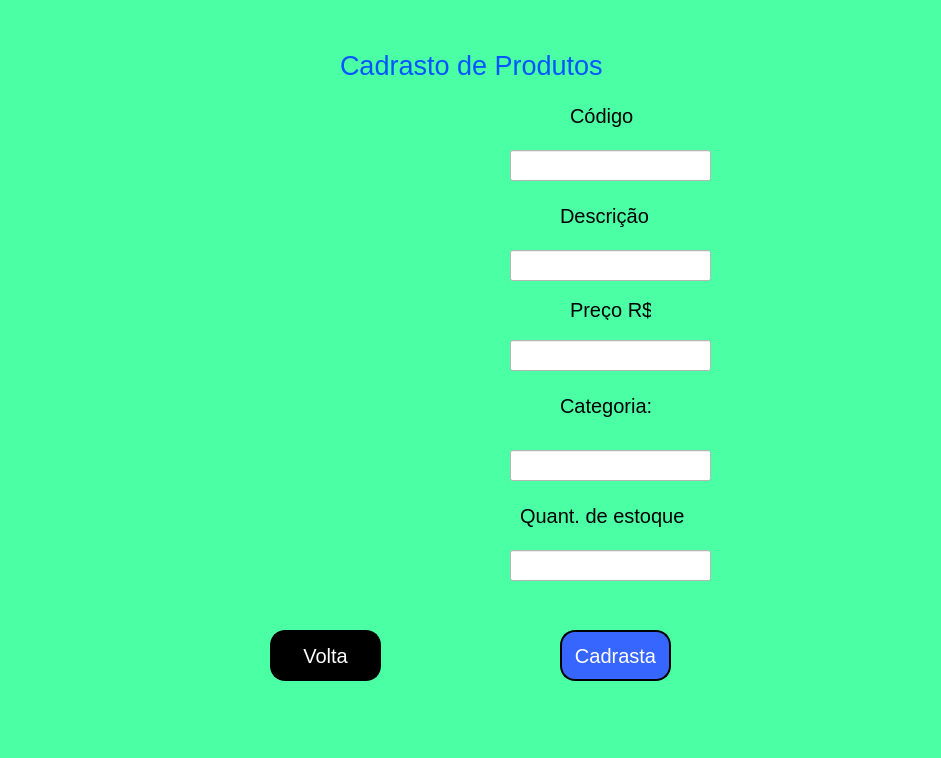
<?xml version="1.0" encoding="UTF-8"?>
<ui version="4.0">
 <class>MainWindow</class>
 <widget class="QMainWindow" name="MainWindow">
  <property name="geometry">
   <rect>
    <x>0</x>
    <y>0</y>
    <width>941</width>
    <height>758</height>
   </rect>
  </property>
  <property name="windowTitle">
   <string>MainWindow</string>
  </property>
  <property name="styleSheet">
   <string notr="true">background-color: rgb(75, 255, 165);
</string>
  </property>
  <widget class="QWidget" name="centralwidget">
   <widget class="QPushButton" name="pushButton">
    <property name="geometry">
     <rect>
      <x>560</x>
      <y>630</y>
      <width>111</width>
      <height>51</height>
     </rect>
    </property>
    <property name="font">
     <font>
      <pointsize>15</pointsize>
     </font>
    </property>
    <property name="styleSheet">
     <string notr="true">background-color: rgb(55, 102, 255);
color: rgb(255, 255, 255);
border-style: outset;
border-width: 2px;
border-radius: 15px;
border-color: black;</string>
    </property>
    <property name="text">
     <string>Cadrasta</string>
    </property>
   </widget>
   <widget class="QLabel" name="label">
    <property name="geometry">
     <rect>
      <x>570</x>
      <y>100</y>
      <width>81</width>
      <height>31</height>
     </rect>
    </property>
    <property name="font">
     <font>
      <pointsize>15</pointsize>
     </font>
    </property>
    <property name="text">
     <string>Código</string>
    </property>
   </widget>
   <widget class="QLabel" name="label_2">
    <property name="geometry">
     <rect>
      <x>560</x>
      <y>200</y>
      <width>91</width>
      <height>31</height>
     </rect>
    </property>
    <property name="font">
     <font>
      <pointsize>15</pointsize>
     </font>
    </property>
    <property name="text">
     <string>Descrição</string>
    </property>
   </widget>
   <widget class="QLabel" name="label_3">
    <property name="geometry">
     <rect>
      <x>570</x>
      <y>300</y>
      <width>81</width>
      <height>20</height>
     </rect>
    </property>
    <property name="font">
     <font>
      <pointsize>15</pointsize>
     </font>
    </property>
    <property name="text">
     <string>Preço R$</string>
    </property>
   </widget>
   <widget class="QLineEdit" name="lineEdit">
    <property name="geometry">
     <rect>
      <x>510</x>
      <y>150</y>
      <width>201</width>
      <height>31</height>
     </rect>
    </property>
    <property name="font">
     <font>
      <pointsize>12</pointsize>
     </font>
    </property>
    <property name="styleSheet">
     <string notr="true">background-color: rgb(255, 255, 255);</string>
    </property>
    <property name="alignment">
     <set>Qt::AlignCenter</set>
    </property>
    <property name="dragEnabled">
     <bool>false</bool>
    </property>
    <property name="readOnly">
     <bool>false</bool>
    </property>
    <property name="cursorMoveStyle">
     <enum>Qt::LogicalMoveStyle</enum>
    </property>
    <property name="clearButtonEnabled">
     <bool>false</bool>
    </property>
   </widget>
   <widget class="QLineEdit" name="lineEdit_2">
    <property name="geometry">
     <rect>
      <x>510</x>
      <y>250</y>
      <width>201</width>
      <height>31</height>
     </rect>
    </property>
    <property name="font">
     <font>
      <pointsize>12</pointsize>
     </font>
    </property>
    <property name="styleSheet">
     <string notr="true">background-color: rgb(255, 255, 255);</string>
    </property>
    <property name="alignment">
     <set>Qt::AlignCenter</set>
    </property>
   </widget>
   <widget class="QLineEdit" name="lineEdit_3">
    <property name="geometry">
     <rect>
      <x>510</x>
      <y>340</y>
      <width>201</width>
      <height>31</height>
     </rect>
    </property>
    <property name="font">
     <font>
      <pointsize>12</pointsize>
     </font>
    </property>
    <property name="styleSheet">
     <string notr="true">background-color: rgb(255, 255, 255);</string>
    </property>
    <property name="alignment">
     <set>Qt::AlignCenter</set>
    </property>
   </widget>
   <widget class="QLabel" name="label_4">
    <property name="geometry">
     <rect>
      <x>180</x>
      <y>240</y>
      <width>301</width>
      <height>221</height>
     </rect>
    </property>
    <property name="font">
     <font>
      <pointsize>20</pointsize>
     </font>
    </property>
    <property name="styleSheet">
     <string notr="true">color: rgb(0, 85, 255);</string>
    </property>
    <property name="text">
     <string/>
    </property>
    <property name="pixmap">
     <pixmap>image.png</pixmap>
    </property>
   </widget>
   <widget class="QLabel" name="label_5">
    <property name="geometry">
     <rect>
      <x>560</x>
      <y>390</y>
      <width>101</width>
      <height>31</height>
     </rect>
    </property>
    <property name="font">
     <font>
      <pointsize>15</pointsize>
     </font>
    </property>
    <property name="text">
     <string>Categoria:</string>
    </property>
   </widget>
   <widget class="QLineEdit" name="lineEdit_4">
    <property name="geometry">
     <rect>
      <x>510</x>
      <y>450</y>
      <width>201</width>
      <height>31</height>
     </rect>
    </property>
    <property name="font">
     <font>
      <pointsize>12</pointsize>
     </font>
    </property>
    <property name="styleSheet">
     <string notr="true">background-color: rgb(255, 255, 255);</string>
    </property>
    <property name="alignment">
     <set>Qt::AlignCenter</set>
    </property>
   </widget>
   <widget class="QLabel" name="label_6">
    <property name="geometry">
     <rect>
      <x>340</x>
      <y>50</y>
      <width>271</width>
      <height>31</height>
     </rect>
    </property>
    <property name="font">
     <font>
      <pointsize>20</pointsize>
     </font>
    </property>
    <property name="styleSheet">
     <string notr="true">color: rgb(0, 85, 255);</string>
    </property>
    <property name="text">
     <string>Cadrasto de Produtos</string>
    </property>
   </widget>
   <widget class="QPushButton" name="pushButton_2">
    <property name="geometry">
     <rect>
      <x>270</x>
      <y>630</y>
      <width>111</width>
      <height>51</height>
     </rect>
    </property>
    <property name="font">
     <font>
      <pointsize>15</pointsize>
     </font>
    </property>
    <property name="styleSheet">
     <string notr="true">background-color: rgb(555, 102, 255);
color: rgb(255, 255, 255);
border-style: outset;
border-width: 2px;
border-radius: 15px;
border-color: black;</string>
    </property>
    <property name="text">
     <string>Volta</string>
    </property>
   </widget>
   <widget class="QLabel" name="label_7">
    <property name="geometry">
     <rect>
      <x>520</x>
      <y>500</y>
      <width>191</width>
      <height>31</height>
     </rect>
    </property>
    <property name="font">
     <font>
      <pointsize>15</pointsize>
     </font>
    </property>
    <property name="text">
     <string>Quant. de estoque</string>
    </property>
   </widget>
   <widget class="QLineEdit" name="lineEdit_5">
    <property name="geometry">
     <rect>
      <x>510</x>
      <y>550</y>
      <width>201</width>
      <height>31</height>
     </rect>
    </property>
    <property name="font">
     <font>
      <pointsize>12</pointsize>
     </font>
    </property>
    <property name="styleSheet">
     <string notr="true">background-color: rgb(255, 255, 255);</string>
    </property>
    <property name="alignment">
     <set>Qt::AlignCenter</set>
    </property>
   </widget>
   <widget class="QLabel" name="label_8">
    <property name="geometry">
     <rect>
      <x>140</x>
      <y>490</y>
      <width>331</width>
      <height>31</height>
     </rect>
    </property>
    <property name="font">
     <font>
      <pointsize>13</pointsize>
     </font>
    </property>
    <property name="styleSheet">
     <string notr="true">color: rgb(0, 85, 255);</string>
    </property>
    <property name="text">
     <string/>
    </property>
    <property name="alignment">
     <set>Qt::AlignCenter</set>
    </property>
   </widget>
   <zorder>label_4</zorder>
   <zorder>pushButton</zorder>
   <zorder>label</zorder>
   <zorder>label_2</zorder>
   <zorder>label_3</zorder>
   <zorder>lineEdit</zorder>
   <zorder>lineEdit_2</zorder>
   <zorder>lineEdit_3</zorder>
   <zorder>label_5</zorder>
   <zorder>lineEdit_4</zorder>
   <zorder>label_6</zorder>
   <zorder>pushButton_2</zorder>
   <zorder>label_7</zorder>
   <zorder>lineEdit_5</zorder>
   <zorder>label_8</zorder>
  </widget>
  <widget class="QMenuBar" name="menubar">
   <property name="geometry">
    <rect>
     <x>0</x>
     <y>0</y>
     <width>941</width>
     <height>22</height>
    </rect>
   </property>
  </widget>
  <widget class="QStatusBar" name="statusbar"/>
 </widget>
 <resources/>
 <connections/>
</ui>
